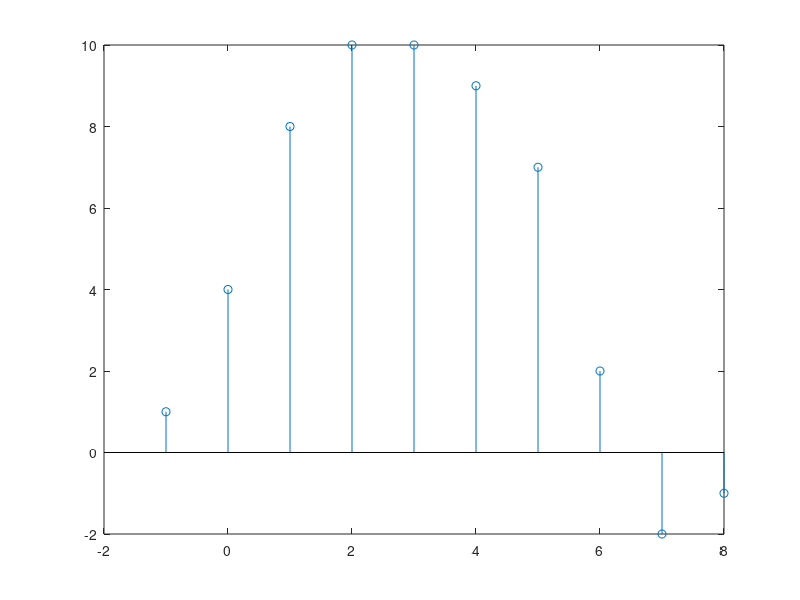

Recreate this plot in MATLAB.
h=[1 2 1 -1]; 

h_id=[-1:2]; 

x=[1 2 3 3 3 3 1]; 

x_id=[0:6];

idmin = h_id(1) + x_id(1);

idmax = h_id(end) + x_id(end);


idy = idmin:idmax;

y =  conv(x,h);

stem(idy,y)
